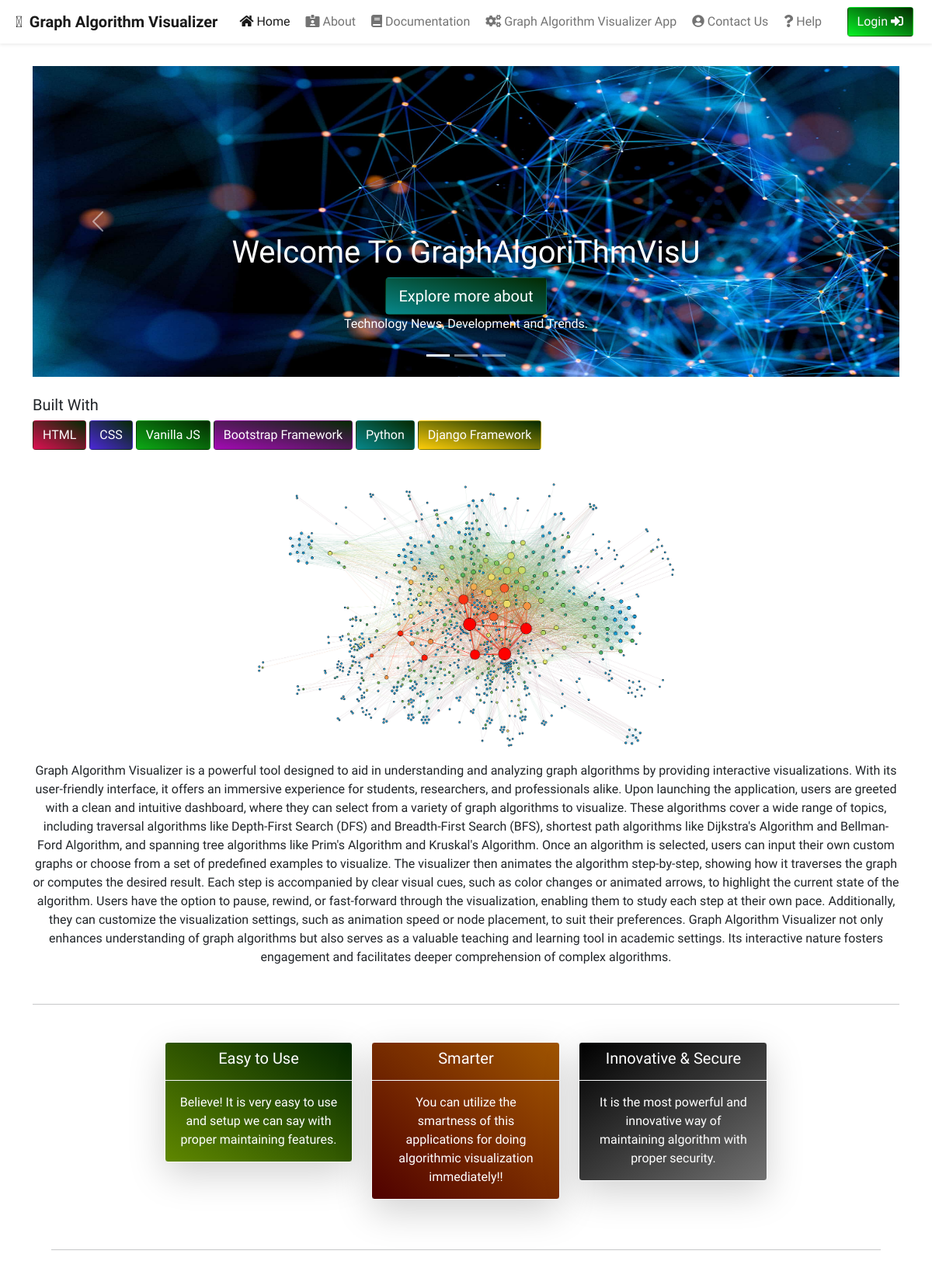
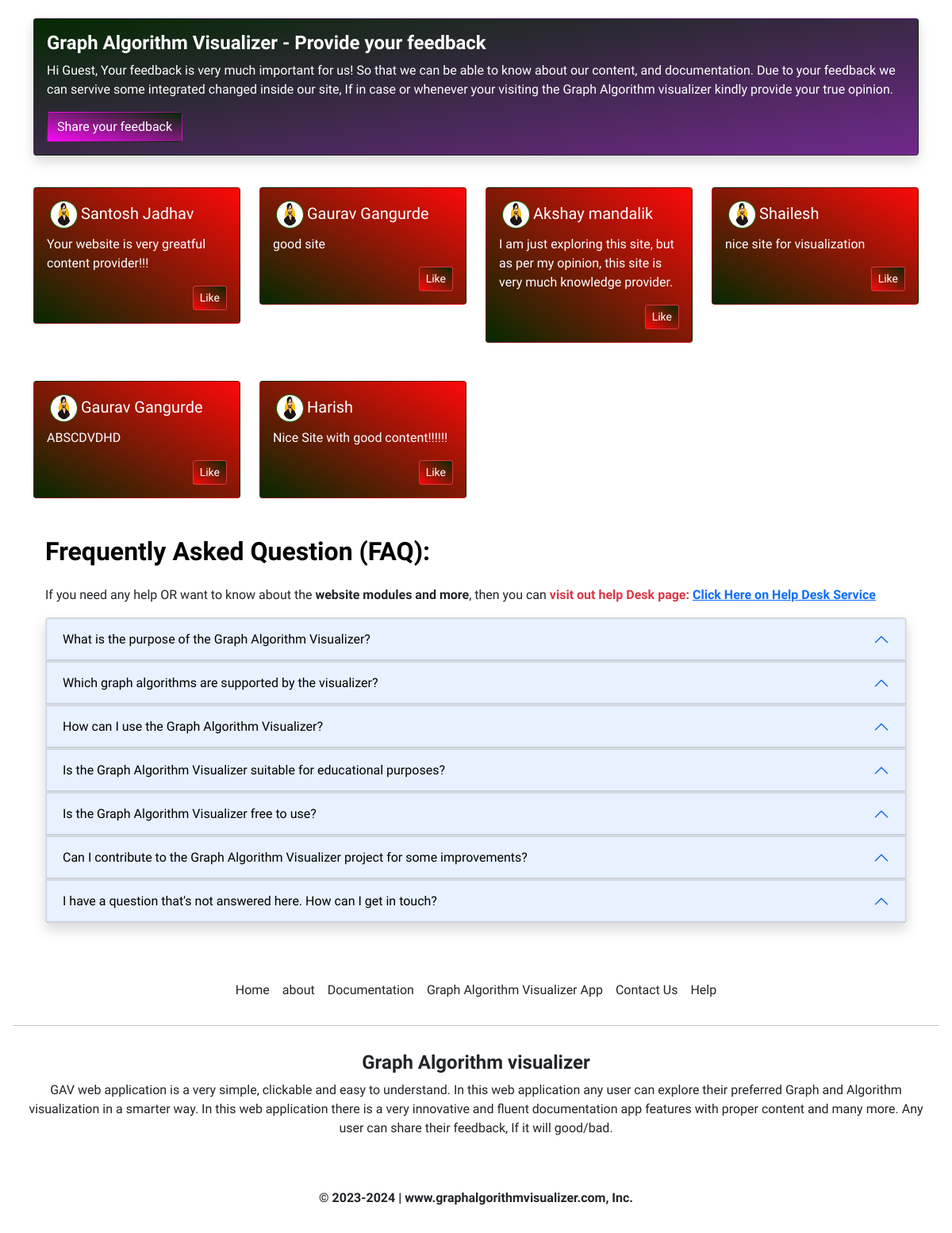
The page / on the database its author committed (2 pictures, top to bottom).
### GAVApp/models.py (models this page shows, shortened)
class Feedback(models.Model):
    sno = models.AutoField(primary_key=True)
    name = models.CharField(max_length=255)
    email = models.EmailField(max_length=100)
    feedbackMsg = models.CharField(max_length=255)
    created_at = models.DateTimeField(auto_now_add=True)
    def __str__(self):
        return self.email

class FAQ(models.Model):
    sno = models.AutoField(primary_key=True)
    question = models.CharField(max_length=255)
    answer = models.CharField(max_length=255)
    created_at = models.DateTimeField(auto_now_add=True)

### GAVApp/views.py (the view, shortened to what this page needs)
# urls.py: path('', views.home, name="home"),
def home(request):
    feedbackData = Feedback.objects.all()
    print(feedbackData)
    faqData = FAQ.objects.all()
    return render(request, "GAVApp/home.html", {'post':feedbackData, 'faq':faqData})

### GAVApp/templates/GAVApp/home.html (shortened to what this page needs)
{% extends 'base.html' %}
{% load static %}
{% block homeactive %}
  active
{% endblock %}
{% block body %}
  {% load static %}
  <div class="container" style="margin-top:85px;">
    <div class="row">
      <div class="col-md-12">
        <div id="carouselExampleCaptions" class="carousel slide carousel-fade" data-bs-ride="carousel">
          <div class="carousel-indicators">
            <button type="button" data-bs-target="#carouselExampleCaptions" data-bs-slide-to="0" class="active" aria-current="true" aria-label="Slide 1"></button>
            <button type="button" data-bs-target="#carouselExampleCaptions" data-bs-slide-to="1" aria-label="Slide 2"></button>
            <button type="button" data-bs-target="#carouselExampleCaptions" data-bs-slide-to="2" aria-label="Slide 3"></button>
          </div>
          <div class="carousel-inner">
            <div class="carousel-item active">
              <img src="{% static 'GAVApp/img/bg1hd.jpg' %}" class="d-block w-100" alt="..." style="height:400px;" />
              <div class="carousel-caption d-none d-md-block">
                <h1>Welcome To GraphAlgoriThmVisU</h1>
                <a href="/info" type="button" class="btn pythonbtn text-white btn-lg">Explore more about</a>
                <p>Technology News, Development and Trends.</p>
              </div>
            </div>
          </div>
          <button class="carousel-control-prev" type="button" data-bs-target="#carouselExampleCaptions" data-bs-slide="prev">
            <span class="carousel-control-prev-icon" aria-hidden="true"></span>
          </button>
          <button class="carousel-control-next" type="button" data-bs-target="#carouselExampleCaptions" data-bs-slide="next">
            <span class="carousel-control-next-icon" aria-hidden="true"></span>
          </button>
        </div>
        <div class="builtWith shadow-md my-4">
          <h5>Built With</h5>
          <button type="button" class="btn htmlbtn">HTML</button>
          <button type="button" class="btn cssbtn">CSS</button>
          <button type="button" class="btn jsbtn">Vanilla JS</button>
          <button type="button" class="btn bootstrapbtn">Bootstrap Framework</button>
          <button type="button" class="btn pythonbtn">Python</button>
          <button type="button" class="btn djangobtn">Django Framework</button>
        </div>
      </div>
      <div class="col-md-12">
        <div class="bgImage my-2">
          <img src="{% static 'main_img/belowbg.png' %}" class="img-fluid w-50 mx-auto d-block" alt="..." />
          <p class="text-center my-2">Graph Algorithm Visualizer is a powerful tool designed to aid in understanding and analyzing graph algorithms by providing interactive visualizations. With its user-friendly interface, it offers an immersive experience for students, researchers, and professionals alike.
            Upon launching the application, users are greeted with a clean and intuitive dashboard, where they can select from a variety of graph algorithms to visualize. These algorithms cover a wide range of topics, including traversal algorithms like Depth-First Search (DFS) and Breadth-First Search (BFS), shortest path algorithms like Dijkstra's Algorithm and Bellman-Ford Algorithm, and spanning tree algorithms like Prim's Algorithm and Kruskal's Algorithm.
            Once an algorithm is selected, users can input their own custom graphs or choose from a set of predefined examples to visualize. The visualizer then animates the algorithm step-by-step, showing how it traverses the graph or computes the desired result. Each step is accompanied by clear visual cues, such as color changes or animated arrows, to highlight the current state of the algorithm.
            Users have the option to pause, rewind, or fast-forward through the visualization, enabling them to study each step at their own pace. Additionally, they can customize the visualization settings, such as animation speed or node placement, to suit their preferences.
            Graph Algorithm Visualizer not only enhances understanding of graph algorithms but also serves as a valuable teaching and learning tool in academic settings. Its interactive nature fosters engagement and facilitates deeper comprehension of complex algorithms.</p>
        </div>
        <hr class="mt-5" />
        <div class="container text-center bg-white shadow-md p-4 my-4">
          <div class="row w-75 mx-auto">
            <div class="col-md-4">
              <div class="card mb-3 shadow-lg border-light" style="max-width:
                  18rem;background-image: linear-gradient(to
                  top right, rgb(95, 135, 0), rgb(4, 41, 1));
                  color: #fff;">
                <div class="card-header border-light">
                  <h5 class="card-title">Easy to Use</h5>
                </div>
                <div class="card-body">
                  <p class="card-text">Believe! It is very easy to use and setup we can say with proper maintaining features.</p>
                </div>
              </div>
            </div>
            <div class="col-md-4">
              <div class="card text-bg-primary mb-3 shadow-lg border-light" style="max-width: 18rem;background-image:
                  linear-gradient(to bottom left, rgb(165, 88,
                  0), rgb(79, 0, 0)); color: #fff;">
                <div class="card-header border-light">
                  <h5 class="card-title">Smarter</h5>
                </div>
                <div class="card-body">
                  <p class="card-text">You can utilize the smartness of this applications for doing algorithmic visualization immediately!!</p>
                </div>
              </div>
            </div>
            <div class="col-md-4">
              <div class="card text-bg-primary mb-3 shadow-lg border-light" style="max-width: 18rem;background-image:
                  linear-gradient(to top left, rgb(113, 113,
                  113), rgb(0, 0, 0)); color: #fff;">
                <div class="card-header border-light">
                  <h5 class="card-title">Innovative & Secure</h5>
                </div>
                <div class="card-body">
                  <p class="card-text">It is the most powerful and innovative way of maintaining algorithm with proper security.</p>
                </div>
              </div>
            </div>
          </div>
          <hr class="mt-5" />
        </div>
      </div>
      <div class="col-md-12">
        <div class="card mb-3 shadow" style="background-image: linear-gradient(to top left, rgb(113 40 140), rgb(4, 41, 1)); color: #fff;">
          <div class="card-body">
            <h4 class="card-title"><strong>Graph Algorithm Visualizer - Provide your feedback</strong></h4>
            <p class="card-text">Hi Guest, Your feedback is very much important for us! So that we can be able to know about our content, and documentation. Due to your feedback we can servive some integrated changed inside our site, If in case or whenever your visiting the Graph Algorithm visualizer kindly provide your true opinion.</p>
            <a type="button" href="#" class="btn btnfeedback text-white" data-bs-toggle="modal" data-bs-target="#feedbackmodal">Share your feedback</a>
          </div>
        </div>
        <div class="row">
          {% for data in post %}
            <div class="col-md-3">
              <div class="card my-4" style="background-image: linear-gradient(to bottom left, rgb(253 9 9), rgb(4, 41, 1)); color: #fff;">
                <div class="card-body">
                  <h5 class="card-title"><img class="avatar mx-1" src="{% static 'GAVApp/img/av1.jpg' %}" />{{ data.name }}</h5>
                  <p class="card-text">{{ data.feedbackMsg }}</p>
                  <button type="button" class="btn btn-danger btn-sm float-end" onclick="clickCounter()" id="likebtn" style="background-image: linear-gradient(to top right, rgb(253 9 9), rgb(4, 41, 1)); color: #fff;">
                    Like
                  </button>
                </div>
              </div>
            </div>
          {% endfor %}
        </div>
        <div class="col-md-12">
          <h2 class="text-black my-4"><strong>Frequently Asked Question (FAQ):</strong></h2>
          <p>
            If you need any help OR want to know about the <strong class="text-dark">website modules and more</strong>, then you can <strong class="text-danger">visit out help Desk page:</strong> <a href="/help"><strong>Click Here on Help Desk Service</strong></a>
          </p>
          <div class="accordion shadow" id="accordionExample">
            {% for data in faq %}
              <div class="accordion-item">
                <h2 class="accordion-header"><button class="accordion-button text-black" type="button" data-bs-toggle="collapse" data-bs-target="#collapse{{ data.sno }}" aria-expanded="true" aria-controls="collapse">{{ data.question }}</button></h2>
              </div>
            {% endfor %}
          </div>
        </div>
      </div>
    </div>
  </div>
{% endblock %}

### GAVApp/templates/base.html (shortened to what this page needs)
<!doctype html>
<html lang="en">
<head>
  <link href="https://cdn.jsdelivr.net/npm/bootstrap@5.1.3/dist/css/bootstrap.min.css" rel="stylesheet">
  <link rel="stylesheet" href="https://pro.fontawesome.com/releases/v5.10.0/css/all.css"
 />
  <link rel="stylesheet" href="https://stackpath.bootstrapcdn.com/bootstrap/4.5.2/css/bootstrap.min.css"
>
    <link rel="stylesheet" href="https://cdnjs.cloudflare.com/ajax/libs/font-awesome/4.7.0/css/font-awesome.min.css">
    <link href="https://cdn.jsdelivr.net/npm/bootstrap@5.0.0-beta1/dist/css/bootstrap.min.css" rel="stylesheet"
>
  {% load static %}
  <link rel="stylesheet" href="{% static 'css/home.css' %}">
  <link rel="stylesheet" type="text/css" href="{% static 'css/styles/pathfinding.css' %}"/>
</head>
<body>
  {% load static %}
  <nav class="navbar navbar-expand-lg navbar-light bg-white fixed-top shadow-sm top-0">
    <a class="navbar-brand" href="/"><i class="fad fa-cogs mx-1"></i><strong> Graph Algorithm Visualizer</strong></a>
    <div class="collapse navbar-collapse" id="navbarSupportedContent">
      <ul class="navbar-nav mr-auto ">
        <li class="nav-item {% block homeactive %}  {% endblock homeactive %}">
          <a class="nav-link focus" href="/"><i class="fas fa-home mx-1"></i>Home <span class="sr-only">(current)</span></a>
        </li>
        <li class="nav-item {% block aboutactive %}  {% endblock aboutactive %}">
          <a class="nav-link focus" href="/about"><i class="fas fa-id-card-alt mx-1"></i>About</a>
        </li>
         <li class="nav-item {% block documentationactive %}  {% endblock documentationactive %}">
          <a class="nav-link focus" href="/documentation"><i class="fas fa-book mx-1"></i>Documentation</a>
        </li>
         <li class="nav-item {% block GAVmoduleactive %}  {% endblock GAVmoduleactive %}">
          <a class="nav-link focus" href="/GAVModule"><i class="fas fa-cogs mx-1"></i>Graph Algorithm Visualizer App</a>
        </li>
        <li class="nav-item {% block contactactive %}  {% endblock contactactive %} ">
          <a class="nav-link focus" href="/contact"><i class="fas fa-user-circle mx-1"></i>Contact Us</a>
        </li>
        <li class="nav-item {% block helpactive %}  {% endblock helpactive %} ">
          <a class="nav-link focus" href="/help"><i class="fas fa-question mx-1"></i>Help</a>
        </li>
      </ul>
      <div class="ml-auto form-inline ">
         {% if user.is_authenticated %}
        <ul class="navbar-nav mr-2">
          <li class="nav-item" style="margin-right: 40px; margin-top: 8px;">
            <img class="avatar" src='{% static "GAVApp/img/av1.jpg" %}'
                > Welcome, {{user}}
          </li>
          <li>
            <a href="/profile"><button type="button" class="btn btn-success btn-md acc-btn" style="background-image: linear-gradient(to top right, rgb(6 242 37), rgb(4, 41, 1));">Profile</button></a>
            <a href="/logout"><button type="button" class="btn btn-danger btn-md acc-btn" style="background-image: linear-gradient(to top right, rgb(253 9 9), rgb(4, 41, 1)); color: #fff;">Logout</button></a>
          </li>
        </ul>
      </div>
      {% else %}
      <a href="/login1" class="btn mx-2 text-light" role="button" data-toggle="tooltip" data-placement="top"
      title="Sign In" style="background-image: linear-gradient(to top right, rgb(6 242 37), rgb(4, 41, 1));">Login <i class="fas fa-sign-in-alt"></i></a>
      {% endif %}
    </div>
  </nav>
  {% block body %} {% endblock body %}
  <footer class="p-3 bg-white-low mt-5 shadow-2-strong">
    <ul class="nav justify-content-center pb-2">
        <li class="nav-item focus"><a href="/" class="nav-link px-2
                text-dark">Home</a></li>
        <li class="nav-item focus"><a href="/about" class="nav-link px-2
                text-dark">about</a></li>
                <li class="nav-item focus"><a href="/documentation" class="nav-link
                  px-2 text-dark">Documentation</a></li>
        <li class="nav-item focus"><a href="/GAVModule" class="nav-link
                px-2 text-dark">Graph Algorithm Visualizer App</a></li>
        <li class="nav-item focus"><a href="/contact" class="nav-link
                px-2 text-dark">Contact Us</a></li>
                <li class="nav-item focus"><a href="/help" class="nav-link
                  px-2 text-dark">Help</a></li>
    </ul>
    <hr class="shadow-1-strong">
    <div class="text-center p-3 mx-auto w-100">
        <h4 class="text-center text-dark" style="font-weight:bold ;">Graph Algorithm visualizer</h4>
        <p class="text-dark mt-1">GAV web application is a very simple,
            clickable and
            easy to understand. In this web application any user
            can explore their preferred Graph and Algorithm visualization
            in a smarter way. In this
            web application there is a very innovative and fluent
            documentation app features with proper content and many
            more. Any user can share their feedback, If it will good/bad.</p>
    </div>
</footer>
  <footer class="bg-white p-3 shadow-1-strong">
    <div class="bg-white">
        <span class="text-center">
            <p class="text-dark"><b>© 2023-2024 | www.graphalgorithmvisualizer.com, Inc.</b></p>
        </span>
    </div>
</footer>
</body>
</html>

### static/css/home.css (style rules this page uses)
.avatar { border: 0.5px solid green; vertical-align: middle; width: 35px; height: 35px; border-radius: 50%; }

### static/css/styles/pathfinding.css (style rules this page uses)
* { padding: 0; margin: 0; box-sizing: border-box; }

### rows shown on the page
Feedback: name "Santosh Jadhav", feedbackMsg "Your website is very greatful content provider!!!"
Feedback: name "Gaurav Gangurde", feedbackMsg "good site"
Feedback: name "Akshay mandalik", feedbackMsg "I am just exploring this site, but as per my opinion, this site is very much knowledge provider."
Feedback: name "Shailesh", feedbackMsg "nice site for visualization"
Feedback: name "Gaurav Gangurde", feedbackMsg "ABSCDVDHD"
Feedback: name "Harish", feedbackMsg "Nice Site with good content!!!!!!"
FAQ: question "What is the purpose of the Graph Algorithm Visualizer?"
FAQ: question "Which graph algorithms are supported by the visualizer?"
FAQ: question "How can I use the Graph Algorithm Visualizer?"
FAQ: question "Is the Graph Algorithm Visualizer suitable for educational purposes?"
FAQ: question "Is the Graph Algorithm Visualizer free to use?"
FAQ: question "Can I contribute to the Graph Algorithm Visualizer project for some improvements?"
FAQ: question "I have a question that's not answered here. How can I get in touch?"
